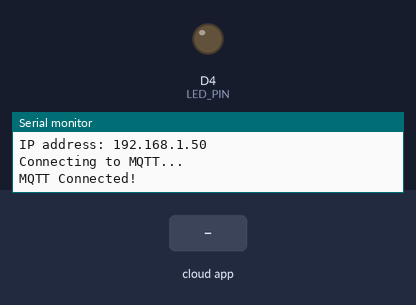
Bench run of a sketch on a simulated ESP8266 (NodeMCU). On the bench: output pins drawn as LEDs (lit = HIGH), the last lines printed to the serial monitor. The test bench sets the inputs (shaded band). WiFi joins after 1.5 s; servers stay silent unless stated; no MQTT or app messages arrive unless stated.

Above: at 3.2 s.
3.3 s: the phone or cloud app sets Switch to 1
At 4.5 s:
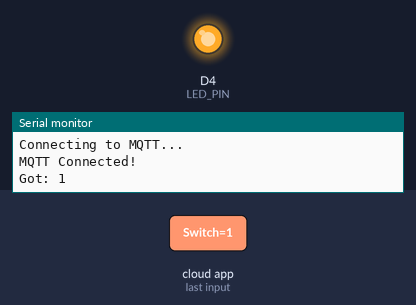
4.8 s: the phone or cloud app sets Switch to 0
At 5.2 s:
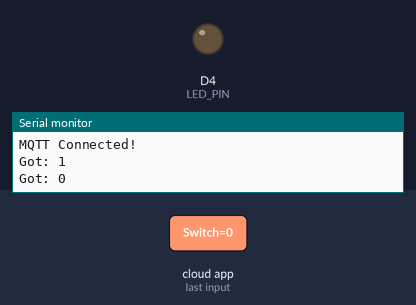
Timing chart, 0 to 7.8 s (numbered marks = the images above; inputs shaded):
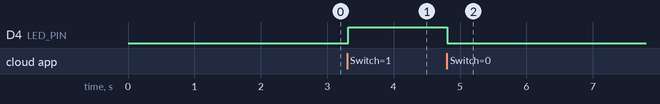

Measured:
- after the input at 3.3 s, D4 (LED_PIN): LOW → HIGH at once
- after the input at 4.8 s, D4 (LED_PIN): HIGH → LOW at once

The sketch:

release3.0-nodeMCU.ino
```cpp
//导入相关的库
#include<ArduinoJson.h>
#include<SoftwareSerial.h>
#include<ESP8266WiFi.h>
#include<Adafruit_MQTT.h>
#include<Adafruit_MQTT_Client.h>

/************************* WiFi Access Point *********************************/

#define WLAN_SSID       "iQOO 7"                 //你的WI-FI的SSID，注意把你的 WIFI 的 AP 设置成 2.4GHz 频段。
#define WLAN_PASS       "1234567899"          //你的WI-FI的密码

/************************* Adafruit.io Setup *********************************/

#define AIO_SERVER      "io.adafruit.com"
#define AIO_SERVERPORT  1883                                //use 8883 for SSL
#define AIO_USERNAME    "coderzzx"                            //你在io.adafruit.com上注册的用户名
#define AIO_KEY         "aio_FVAz59rsIgM6vRHWNTbX3h6ceAch"  //你在io.adafruit.com所获得的AIO

/*
   定义nodeMCU引脚编号
*/
#define D1 5
#define D2 4
#define D3 0
#define D4 2
#define D5 14
#define D6 12
#define D7 13

#define LED_PIN D4

/************************************************实例化串口通信的对象****************************************************/
SoftwareSerial nodemcuSerial(D6, D5);

/**********************************************用于将数据发布到服务器上***************************************************/
// Create an ESP8266 WiFiClient class to connect to the MQTT server.
WiFiClient client;

// Setup the MQTT client class by passing in the WiFi client and MQTT server and login details.
Adafruit_MQTT_Client mqtt(&client, AIO_SERVER, AIO_SERVERPORT, AIO_USERNAME, AIO_KEY);

/****************************** Feeds ***************************************/

// Setup a feed called 'photocell' for publishing.
// Notice MQTT paths for AIO follow the form: <username>/feeds/<feedname>
Adafruit_MQTT_Publish t_rel = Adafruit_MQTT_Publish(&mqtt, AIO_USERNAME "/feeds/Temperature");
Adafruit_MQTT_Publish h_rel = Adafruit_MQTT_Publish(&mqtt, AIO_USERNAME "/feeds/Humidity");
Adafruit_MQTT_Publish c_rel = Adafruit_MQTT_Publish(&mqtt, AIO_USERNAME "/feeds/CO Density");
Adafruit_MQTT_Publish p_rel = Adafruit_MQTT_Publish(&mqtt, AIO_USERNAME "/feeds/PM2.5");

// Setup a feed called 'onoff' for subscribing to changes.
Adafruit_MQTT_Subscribe onoffbutton = Adafruit_MQTT_Subscribe(&mqtt, AIO_USERNAME "/feeds/Switch");

// Function to connect and reconnect as necessary to the MQTT server.
// Should be called in the loop function and it will take care if connecting.
void MQTT_connect() {
  int8_t ret;
  int8_t retries = 10;

  // Stop if already connected.
  if ( mqtt.connected() )
  {
    return;
  }

  Serial.println("Connecting to MQTT... ");

  while ( (ret = mqtt.connect()) != 0 )                       // connect will return 0 for connected
  {
    Serial.println( mqtt.connectErrorString(ret) );
    Serial.println("Retrying MQTT connection in 5 seconds...");

    mqtt.disconnect();
    delay(5000);

    retries--;
    if (retries == 0) {
      // basically die and wait for WDT to reset me
      while (1);
    }
  }

  Serial.println("MQTT Connected!");
}

/***************************************************数据发布函数*********************************************************/
void infoRelea(float x[])
{
  // this is our 'wait for incoming subscription packets' busy subloop
  // try to spend your time here
  Adafruit_MQTT_Subscribe *subscription;

  // Ensure the connection to the MQTT server is alive (this will make the first
  // connection and automatically reconnect when disconnected).  See the MQTT_connect
  // function definition further below.
  MQTT_connect();

  int flag;
  while ((subscription = mqtt.readSubscription(5000)))
  {
    if (subscription == &onoffbutton)
    {
      Serial.print(F("Got: "));
      String value = (char *)onoffbutton.lastread;

      Serial.println(value);
      if (!value.compareTo("1"))
      {
        digitalWrite(LED_PIN, HIGH);
        flag = 1;
      }
      if (!value.compareTo("0"))
      {
        digitalWrite(LED_PIN, LOW);
        flag = 0;
        return;
      }
    }
  }

  // Now we can publish stuff!
  int i;
  for (i = 0; i < 4; i++)
  {
    switch (i)
    {
      case 0:
        if (! t_rel.publish(x[0]))
        {
          Serial.println(F("Failed"));
        }
        else
        {
          Serial.println(F("OK!"));
        }
        break;

      case 1:
        if (! h_rel.publish(x[1]))
        {
          Serial.println(F("Failed"));
        }
        else
        {
          Serial.println(F("OK!"));
        }
        break;

      case 2:
        if (! c_rel.publish(x[2]))
        {
          Serial.println(F("Failed"));
        }
        else
        {
          Serial.println(F("OK!"));
        }
        break;

      case 3:
        if (! p_rel.publish(x[3]))
        {
          Serial.println(F("Failed"));
        }
        else
        {
          Serial.println(F("OK!"));
        }
    }
  }
}

//各个初始化操作
void setup()
{
  Serial.begin(115200);
  while (!Serial) continue;

  nodemcuSerial.begin(9600);

  Serial.println(F("Adafruit MQTT demo"));

  // Connect to WiFi access point.
  Serial.print("Connecting to ");
  Serial.println(WLAN_SSID);

  WiFi.begin(WLAN_SSID, WLAN_PASS);

  while (WiFi.status() != WL_CONNECTED)
  {
    delay(1000);
    Serial.print(".");
  }

  Serial.println();
  Serial.println("WiFi connected");
  Serial.print("IP address: ");
  Serial.println(WiFi.localIP());

  // Setup MQTT subscription for onoff feed.
  mqtt.subscribe(&onoffbutton);

  pinMode(LED_PIN, OUTPUT);
}

void loop()
{
  /************************************************用于从串口中获取数据****************************************************/
  const size_t CAPACITY = JSON_OBJECT_SIZE(20);
  StaticJsonDocument<CAPACITY> doc;

  DeserializationError error = deserializeJson(doc, nodemcuSerial);

  //    if (error)
  //    {
  //    Serial.print(F("deserializeJson() failed: "));
  //    Serial.println(error.f_str());
  //    return;
  //    }

  JsonObject root = doc.as<JsonObject>();
  //获取数据
  /*
    t:温度
    h:湿度
    val:一氧化碳浓度
    d:PM2.5浓度
  */
  float temp = (float)root["temp"];
  float humi = (float)root["humi"];
  float val = (float)root["val"];
  float dens = (float)root["dens"];

  float data[4] = {temp, humi, val, dens};
  //    for (int i = 0; i < 4; i++)
  //    Serial.println(data[i]);
  /***********************************************************************************************************************/
  infoRelea(data);
}
```
